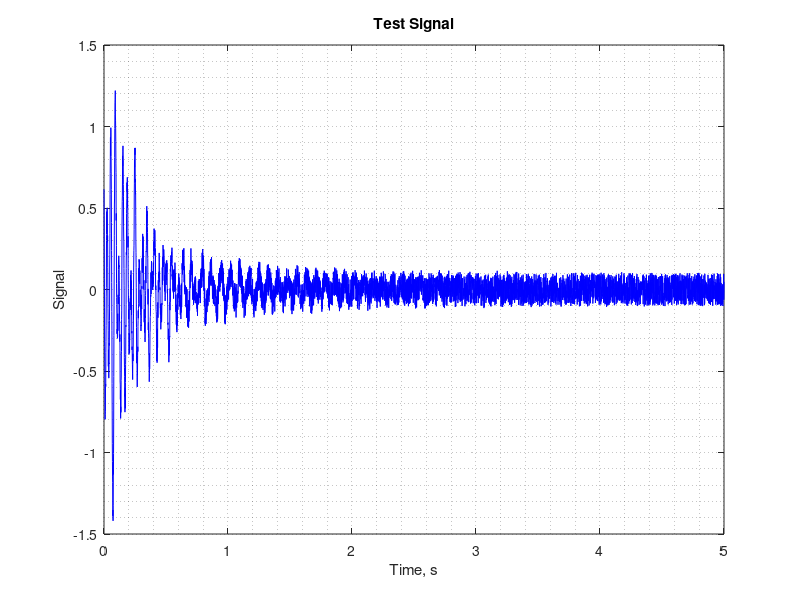

Reproduce this figure in MATLAB. (Note: this script raises an error after producing the figure.)
close all;clc;fclose all;clear all;restoredefaultpath;
%% ERA Demo Script
% Created by : R Cheung
% Contact: r.c.m.cheung@bristol.ac.uk
% Date: Oct 2019
%
% Generate a predefined signal and use ERA to confirm freq & damping of the
% generated signal
%% ERA Method select
SW = 1; % ERA = 1, ERA-DC = 2, ERA using correlated input = 3
%% Generate test signal
f = [13.0,20.0,31.0]; % sine freq
a = [0.2,0.7,1.0]; % amplitude
z = [0.01,0.03,0.02]; % damping ratio
phi = 2*pi*[0.0,0.3,-0.5]; % phase
% main signal
samplingRate = 1000; % Hz
tEnd = 5.0; % end time, s
dt = 1/samplingRate;
t = 0:dt:tEnd;
y = zeros(size(t));
for ii = 1:length(f)
    w = 2*pi*f(ii);
    y = y+a(ii)*exp(-z(ii)*w*t).*sin(w*t+phi(ii));
end
% add noise
nzA = 0.1; % amplitude of noise
rng(61243998); % specify seed
nz = nzA*2*(rand(size(y))-0.5);
y = y+nz;
%% Plot generated signal
figure;
plot(t,y,'b-')
grid minor
xlabel('Time, s')
ylabel('Signal')
title('Test Signal')
%% Perform ERA
% For explanation of parameters, consult:
% Juang, Jer-Nan, Applied System Identification, 1994
fmax = 50.0; % lowpass filter corner freq
switch(SW)
    case(1)
        % ERA
        alpha = 80; % Hankel Matrix Num of Rows Multiplier
        [fSelected,dSelected] = runERA(y',samplingRate,fmax,alpha);
    case(2)
        % ERA-DC
        alpha = 30; % Hankel Matrix Num of Rows Multiplier
        tau = 30; % number of sample lag
        xi = 4;
        zeta = 8;
        [fSelected,dSelected] = runERADC(y',samplingRate,fmax,alpha,tau,xi,zeta);
    case(3)
        % ERA using correlated input
        nCorrel = 200; % Number of correlations
        alpha = 50; % Hankel Matrix Num of Rows Multiplier
        [fSelected,dSelected] = runERACorrel(y',samplingRate,fmax,alpha,nCorrel);
end
%% Print results
fprintf('Input Freq(Hz) Input Damping(%%) ERA Freq(Hz) ERA Damping(%%)\n')
fprintf('%13.3f %16.2f %12.3f %14.2f\n',[f;z*100;[fSelected,dSelected]']);